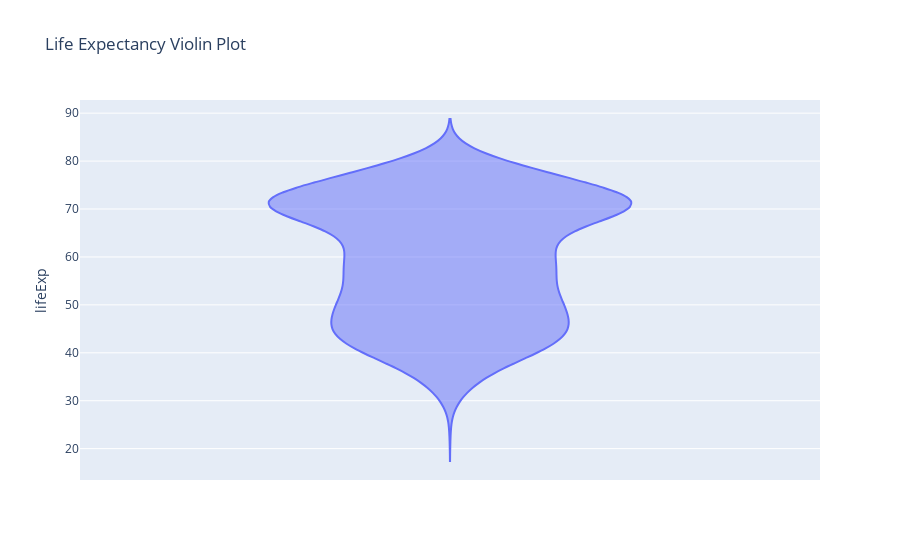

Here is the notebook cell this chart was saved with:
### Markdown cell above
[Back to top](#Index:) 

### Problem 5

#### Violin Plot of Life Expectancy with `plotly`



Create a Violin Plot of the Life Expectancy data using `plotly`.

### Code cell
#create a violin plot with plotly
fig = px.violin(gapminder, y="lifeExp", title="Life Expectancy Violin Plot")
fig.show()

### Figure 1 — Plotly figure (JSON) as saved in the notebook; plotly's stock layout.template omitted (floating-point values rounded to 4 significant figures; data arrays with more than 128 entries replaced by an {"elided": "..."} marker saying what was removed)
{"data": [{"alignmentgroup": "True", "box": {"visible": false}, "hovertemplate": "lifeExp=%{y}<extra></extra>", "legendgroup": "", "marker": {"color": "#636efa"}, "name": "", "offsetgroup": "", "orientation": "v", "scalegroup": "True", "showlegend": false, "type": "violin", "x0": " ", "xaxis": "x", "y": {"elided": "1704 float values"}, "y0": " ", "yaxis": "y"}], "layout": {"legend": {"tracegroupgap": 0}, "title": {"text": "Life Expectancy Violin Plot"}, "violinmode": "group", "xaxis": {"anchor": "y", "domain": [0, 1]}, "yaxis": {"anchor": "x", "domain": [0, 1], "title": {"text": "lifeExp"}}}}
